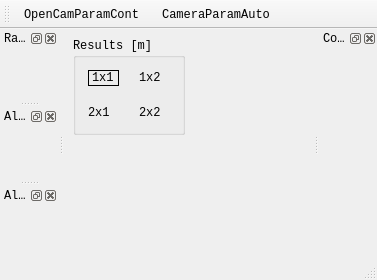
<?xml version="1.0" encoding="UTF-8"?>
<ui version="4.0">
 <class>MainWindow</class>
 <widget class="QMainWindow" name="MainWindow">
  <property name="geometry">
   <rect>
    <x>0</x>
    <y>0</y>
    <width>377</width>
    <height>280</height>
   </rect>
  </property>
  <property name="minimumSize">
   <size>
    <width>30</width>
    <height>30</height>
   </size>
  </property>
  <property name="font">
   <font>
    <family>Consolas</family>
   </font>
  </property>
  <property name="windowTitle">
   <string>MainWindow</string>
  </property>
  <widget class="QWidget" name="centralwidget">
   <layout class="QGridLayout" name="gridLayout_2">
    <item row="0" column="0">
     <widget class="QGroupBox" name="groupBox">
      <property name="minimumSize">
       <size>
        <width>0</width>
        <height>0</height>
       </size>
      </property>
      <property name="title">
       <string>Results [m]</string>
      </property>
      <property name="flat">
       <bool>false</bool>
      </property>
      <layout class="QHBoxLayout" name="horizontalLayout">
       <property name="leftMargin">
        <number>7</number>
       </property>
       <property name="topMargin">
        <number>7</number>
       </property>
       <property name="rightMargin">
        <number>7</number>
       </property>
       <property name="bottomMargin">
        <number>7</number>
       </property>
       <item>
        <layout class="QGridLayout" name="gl">
         <property name="leftMargin">
          <number>5</number>
         </property>
         <property name="topMargin">
          <number>5</number>
         </property>
         <property name="rightMargin">
          <number>5</number>
         </property>
         <property name="bottomMargin">
          <number>5</number>
         </property>
         <property name="spacing">
          <number>20</number>
         </property>
         <item row="0" column="1">
          <widget class="QLabel" name="label_2">
           <property name="text">
            <string>1x2</string>
           </property>
          </widget>
         </item>
         <item row="0" column="0">
          <widget class="QLabel" name="label">
           <property name="frameShape">
            <enum>QFrame::Box</enum>
           </property>
           <property name="text">
            <string>1x1</string>
           </property>
          </widget>
         </item>
         <item row="1" column="0">
          <widget class="QLabel" name="label_3">
           <property name="text">
            <string>2x1</string>
           </property>
          </widget>
         </item>
         <item row="1" column="1">
          <widget class="QLabel" name="label_4">
           <property name="text">
            <string>2x2</string>
           </property>
          </widget>
         </item>
        </layout>
       </item>
      </layout>
     </widget>
    </item>
    <item row="0" column="1">
     <spacer name="horizontalSpacer">
      <property name="orientation">
       <enum>Qt::Horizontal</enum>
      </property>
      <property name="sizeHint" stdset="0">
       <size>
        <width>40</width>
        <height>20</height>
       </size>
      </property>
     </spacer>
    </item>
    <item row="1" column="0">
     <spacer name="verticalSpacer">
      <property name="orientation">
       <enum>Qt::Vertical</enum>
      </property>
      <property name="sizeHint" stdset="0">
       <size>
        <width>20</width>
        <height>40</height>
       </size>
      </property>
     </spacer>
    </item>
   </layout>
  </widget>
  <widget class="QMenuBar" name="menubar">
   <property name="geometry">
    <rect>
     <x>0</x>
     <y>0</y>
     <width>377</width>
     <height>26</height>
    </rect>
   </property>
  </widget>
  <widget class="QStatusBar" name="statusbar">
   <property name="font">
    <font>
     <family>Consolas</family>
    </font>
   </property>
  </widget>
  <widget class="QToolBar" name="toolBar">
   <property name="windowTitle">
    <string>toolBar</string>
   </property>
   <property name="iconSize">
    <size>
     <width>80</width>
     <height>80</height>
    </size>
   </property>
   <attribute name="toolBarArea">
    <enum>TopToolBarArea</enum>
   </attribute>
   <attribute name="toolBarBreak">
    <bool>false</bool>
   </attribute>
   <addaction name="actOpenCamParamCont"/>
   <addaction name="actionCameraParamAuto"/>
  </widget>
  <widget class="QDockWidget" name="dwControlPanel">
   <property name="features">
    <set>QDockWidget::AllDockWidgetFeatures</set>
   </property>
   <property name="windowTitle">
    <string>Control Panel</string>
   </property>
   <attribute name="dockWidgetArea">
    <number>2</number>
   </attribute>
   <widget class="QWidget" name="dockWidgetContents"/>
  </widget>
  <widget class="QDockWidget" name="dwImgRGB">
   <property name="floating">
    <bool>false</bool>
   </property>
   <property name="features">
    <set>QDockWidget::AllDockWidgetFeatures</set>
   </property>
   <property name="allowedAreas">
    <set>Qt::LeftDockWidgetArea|Qt::RightDockWidgetArea</set>
   </property>
   <property name="windowTitle">
    <string>Raw RGB Image</string>
   </property>
   <attribute name="dockWidgetArea">
    <number>1</number>
   </attribute>
   <widget class="QWidget" name="dockWidgetContents_2"/>
  </widget>
  <widget class="QDockWidget" name="dwImgAlignedRGB">
   <property name="floating">
    <bool>false</bool>
   </property>
   <property name="features">
    <set>QDockWidget::AllDockWidgetFeatures</set>
   </property>
   <property name="allowedAreas">
    <set>Qt::LeftDockWidgetArea|Qt::RightDockWidgetArea</set>
   </property>
   <property name="windowTitle">
    <string>Aligned RGB-D Image</string>
   </property>
   <attribute name="dockWidgetArea">
    <number>1</number>
   </attribute>
   <widget class="QWidget" name="dockWidgetContents_3"/>
  </widget>
  <widget class="QDockWidget" name="dwImgDepth">
   <property name="floating">
    <bool>false</bool>
   </property>
   <property name="features">
    <set>QDockWidget::AllDockWidgetFeatures</set>
   </property>
   <property name="allowedAreas">
    <set>Qt::LeftDockWidgetArea|Qt::RightDockWidgetArea</set>
   </property>
   <property name="windowTitle">
    <string>Aligned Depth Image</string>
   </property>
   <attribute name="dockWidgetArea">
    <number>1</number>
   </attribute>
   <widget class="QWidget" name="dockWidgetContents_4"/>
  </widget>
  <action name="actOpenCamParamCont">
   <property name="icon">
    <iconset resource="../../resources/ONGA_Depth.qrc">
     <normaloff>:/images/camera.png</normaloff>:/images/camera.png</iconset>
   </property>
   <property name="text">
    <string>OpenCamParamCont</string>
   </property>
  </action>
  <action name="actionCameraParamAuto">
   <property name="icon">
    <iconset resource="../../resources/ONGA_Depth.qrc">
     <normaloff>:/images/camera_auto.png</normaloff>:/images/camera_auto.png</iconset>
   </property>
   <property name="text">
    <string>CameraParamAuto</string>
   </property>
  </action>
 </widget>
 <resources>
  <include location="../../resources/ONGA_Depth.qrc"/>
 </resources>
 <connections/>
</ui>
